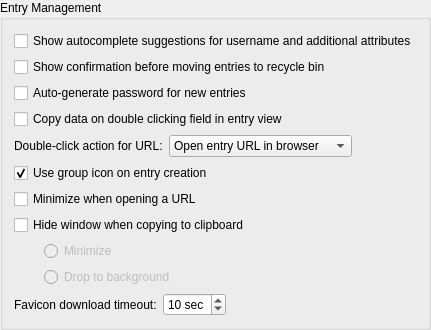
            <widget class="QGroupBox" name="entryGroup">
             <property name="title">
              <string>Entry Management</string>
             </property>
             <layout class="QVBoxLayout" name="verticalLayout_6">
              <item>
               <widget class="VaultCheckBox" name="autocompleteSuggestionsCheckBox">
                <property name="text">
                 <string>Show autocomplete suggestions for username and additional attributes</string>
                </property>
               </widget>
              </item>
              <item>
               <widget class="VaultCheckBox" name="ConfirmMoveEntryToRecycleBinCheckBox">
                <property name="text">
                 <string>Show confirmation before moving entries to recycle bin</string>
                </property>
               </widget>
              </item>
              <item>
               <widget class="VaultCheckBox" name="autoGeneratePasswordForNewEntriesCheckBox">
                <property name="text">
                 <string>Auto-generate password for new entries</string>
                </property>
               </widget>
              </item>
              <item>
               <widget class="VaultCheckBox" name="EnableCopyOnDoubleClickCheckBox">
                <property name="text">
                 <string>Copy data on double clicking field in entry view</string>
                </property>
               </widget>
              </item>
              <item>
               <layout class="QHBoxLayout" name="urlDoubleClickLayout">
                <item>
                 <widget class="QLabel" name="urlDoubleClickLabel">
                  <property name="text">
                   <string>Double-click action for URL:</string>
                  </property>
                  <property name="buddy">
                   <cstring>urlDoubleClickComboBox</cstring>
                  </property>
                 </widget>
                </item>
                <item>
                 <widget class="VaultComboBox" name="urlDoubleClickComboBox">
                  <property name="focusPolicy">
                   <enum>Qt::FocusPolicy::StrongFocus</enum>
                  </property>
                  <property name="accessibleName">
                   <string>Double-click action for URL field</string>
                  </property>
                  <property name="sizeAdjustPolicy">
                   <enum>QComboBox::SizeAdjustPolicy::AdjustToContents</enum>
                  </property>
                  <item>
                   <property name="text">
                    <string>Open entry URL in browser</string>
                   </property>
                  </item>
                  <item>
                   <property name="text">
                    <string>Copy entry URL to clipboard</string>
                   </property>
                  </item>
                  <item>
                   <property name="text">
                    <string>Edit entry</string>
                   </property>
                  </item>
                 </widget>
                </item>
                <item>
                 <spacer name="urlDoubleClickSpacer">
                  <property name="orientation">
                   <enum>Qt::Orientation::Horizontal</enum>
                  </property>
                  <property name="sizeHint" stdset="0">
                   <size>
                    <width>40</width>
                    <height>20</height>
                   </size>
                  </property>
                 </spacer>
                </item>
               </layout>
              </item>
              <item>
               <widget class="VaultCheckBox" name="useGroupIconOnEntryCreationCheckBox">
                <property name="text">
                 <string>Use group icon on entry creation</string>
                </property>
                <property name="checked">
                 <bool>true</bool>
                </property>
               </widget>
              </item>
              <item>
               <widget class="VaultCheckBox" name="minimizeOnOpenUrlCheckBox">
                <property name="text">
                 <string>Minimize when opening a URL</string>
                </property>
               </widget>
              </item>
              <item>
               <widget class="VaultCheckBox" name="hideWindowOnCopyCheckBox">
                <property name="text">
                 <string>Hide window when copying to clipboard</string>
                </property>
               </widget>
              </item>
              <item>
               <layout class="QHBoxLayout" name="hideWindowLayout_1">
                <property name="spacing">
                 <number>0</number>
                </property>
                <item>
                 <spacer name="hideWindowSpacer_1">
                  <property name="orientation">
                   <enum>Qt::Orientation::Horizontal</enum>
                  </property>
                  <property name="sizeType">
                   <enum>QSizePolicy::Policy::Fixed</enum>
                  </property>
                  <property name="sizeHint" stdset="0">
                   <size>
                    <width>30</width>
                    <height>20</height>
                   </size>
                  </property>
                 </spacer>
                </item>
                <item>
                 <widget class="VaultRadioButton" name="minimizeOnCopyRadioButton">
                  <property name="enabled">
                   <bool>false</bool>
                  </property>
                  <property name="text">
                   <string>Minimize</string>
                  </property>
                 </widget>
                </item>
               </layout>
              </item>
              <item>
               <layout class="QHBoxLayout" name="hideWindowLayout_2">
                <property name="spacing">
                 <number>0</number>
                </property>
                <item>
                 <spacer name="hideWindowSpacer_2">
                  <property name="orientation">
                   <enum>Qt::Orientation::Horizontal</enum>
                  </property>
                  <property name="sizeType">
                   <enum>QSizePolicy::Policy::Fixed</enum>
                  </property>
                  <property name="sizeHint" stdset="0">
                   <size>
                    <width>30</width>
                    <height>20</height>
                   </size>
                  </property>
                 </spacer>
                </item>
                <item>
                 <widget class="VaultRadioButton" name="dropToBackgroundOnCopyRadioButton">
                  <property name="enabled">
                   <bool>false</bool>
                  </property>
                  <property name="text">
                   <string>Drop to background</string>
                  </property>
                 </widget>
                </item>
               </layout>
              </item>
              <item>
               <layout class="QHBoxLayout" name="horizontalLayout">
                <item>
                 <widget class="QLabel" name="faviconTimeoutLabel">
                  <property name="text">
                   <string>Favicon download timeout:</string>
                  </property>
                  <property name="buddy">
                   <cstring>faviconTimeoutSpinBox</cstring>
                  </property>
                 </widget>
                </item>
                <item>
                 <widget class="QSpinBox" name="faviconTimeoutSpinBox">
                  <property name="enabled">
                   <bool>true</bool>
                  </property>
                  <property name="focusPolicy">
                   <enum>Qt::FocusPolicy::StrongFocus</enum>
                  </property>
                  <property name="accessibleName">
                   <string>Website icon download timeout in seconds</string>
                  </property>
                  <property name="suffix">
                   <string comment="Seconds"> sec</string>
                  </property>
                  <property name="minimum">
                   <number>1</number>
                  </property>
                  <property name="maximum">
                   <number>60</number>
                  </property>
                  <property name="value">
                   <number>10</number>
                  </property>
                 </widget>
                </item>
                <item>
                 <spacer name="horizontalSpacer_2">
                  <property name="orientation">
                   <enum>Qt::Orientation::Horizontal</enum>
                  </property>
                  <property name="sizeHint" stdset="0">
                   <size>
                    <width>40</width>
                    <height>20</height>
                   </size>
                  </property>
                 </spacer>
                </item>
               </layout>
              </item>
             </layout>
            </widget>
